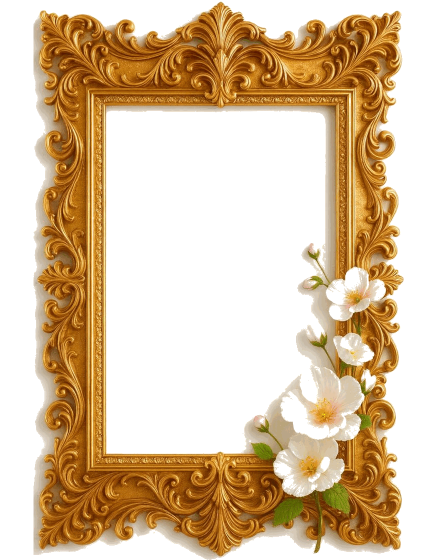
#> input picture living-invite-ar/assets/frame-baroque.png, 880 x 1120 px (shown at 1/2 size)
$ python -i tools_make_frame.py   (imports and definitions only)
#> lines starting #> are read from the running program, lines starting #| are printed output that depends on the picture; after the words box and inside, x2 and y2 are one past the last pixel; in counts of white or black regions, pixels touching at a corner belong together
#> further down, picture is the input picture: PIL image 880x1120 P; mean R, G, B, A 85.4, 60.7, 29.6, 121.5
#!/usr/bin/env python3
"""
make a Living-Invite frame from any artwork.

USAGE:
  python3 tools_make_frame.py INPUT.jpg OUTPUT_NAME --mode cutout
  python3 tools_make_frame.py INPUT.jpg OUTPUT_NAME --mode backdrop

modes:
  cutout   -> removes near-white background + center (for ornate frames photographed
              on white). Result: only the frame art is opaque; room shows around & through.
  backdrop -> keeps the full artwork opaque (decorated card) and cuts a center window
              so the photo/video shows through. Room shows only around the card edges.

output: assets/frame-OUTPUT_NAME.png  (880x1120, transparent window 800x1040 centred)
then set  "frame": "OUTPUT_NAME"  in a card's config.json  (or test with ?frame=OUTPUT_NAME)
"""
import sys, os, argparse
from PIL import Image, ImageDraw, ImageFilter
import numpy as np

W,H=880,1120

def fit_height_pad(im):
    r=im.width/im.height; nh=H; nw=int(H*r)
    im=im.resize((nw,nh),Image.LANCZOS)
    c=Image.new("RGBA",(W,H),(0,0,0,0)); c.alpha_composite(im,((W-nw)//2,(H-nh)//2)); return c

def fit_cover(im):
    r=im.width/im.height; tr=W/H
#> after `r = im.width / im.height`: r = 0.786
    if r>tr: nh=H; nw=int(H*r)
    else: nw=W; nh=int(W/r)
#> after `nh = int(W / r)`: nh = 1120
    im=im.resize((nw,nh),Image.LANCZOS); x=(nw-W)//2; y=(nh-H)//2
#> after `y = (nh - H) // 2`: y = 0
    return im.crop((x,y,x+W,y+H))

def cutout(im):
    im=im.convert("RGBA"); px=im.load(); w,h=im.size
    for y in range(h):
        for x in range(w):
            r,g,b,a=px[x,y]; mx,mn=max(r,g,b),min(r,g,b)
            if mn>=205 and (mx-mn)<=38: px[x,y]=(r,g,b,0)
    return fit_height_pad(im)

def backdrop(im, win_w=560, win_h=820, nudge_y=20, ogee=True):
    out=fit_cover(im.convert("RGBA"))
    win=Image.new("L",(W,H),0); d=ImageDraw.Draw(win)
#> after `win = Image.new('L', (W, H), 0)`: win: PIL image 880x1120 L; every value is 0
    x0=(W-win_w)//2; y0=(H-win_h)//2+nudge_y
    d.rounded_rectangle([x0,y0,x0+win_w,y0+win_h],radius=90,fill=255)
    if ogee: d.polygon([(x0+40,y0+win_h-40),(x0+win_w-40,y0+win_h-40),(W//2,y0+win_h+70)],fill=255)
    win=win.filter(ImageFilter.GaussianBlur(1))
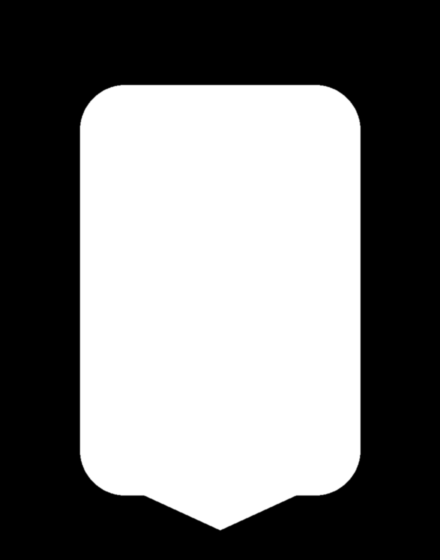
#> win: PIL image 880x1120 L (shown at 1/2 size); min 0, max 255, mean 120.1
    r,g,b,a=out.split(); aa=np.array(a); aa[np.array(win)>128]=0
#> after `r, g, b, a = out.split()`:
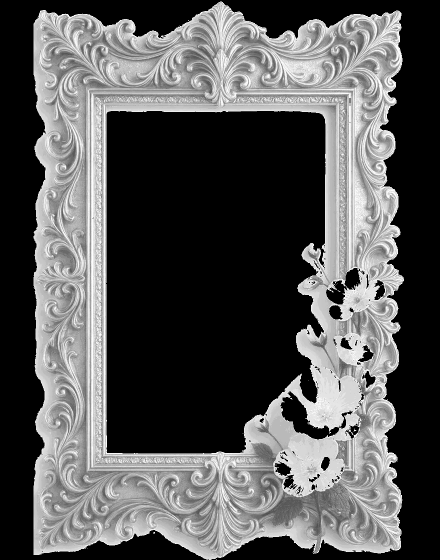
#> r: PIL image 880x1120 L (shown at 1/2 size); min 0, max 254, mean 85.4
#> after `r, g, b, a = out.split()`:
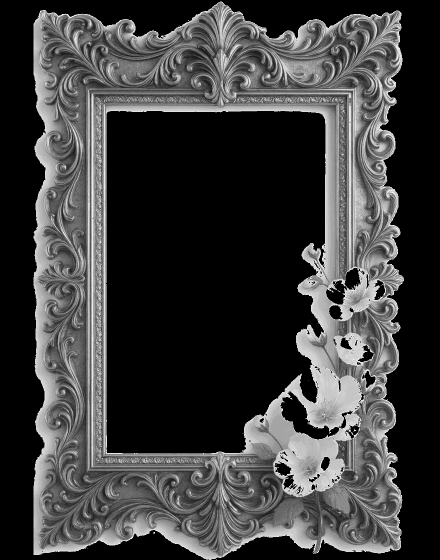
#> g: PIL image 880x1120 L (shown at 1/2 size); min 0, max 254, mean 60.7
#> after `r, g, b, a = out.split()`:
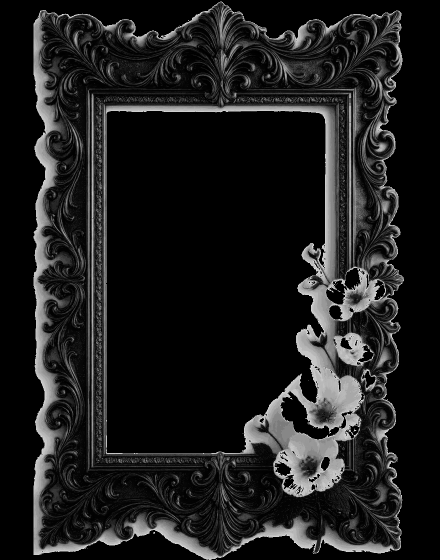
#> b: PIL image 880x1120 L (shown at 1/2 size); min 0, max 254, mean 29.6
#> after `r, g, b, a = out.split()`:
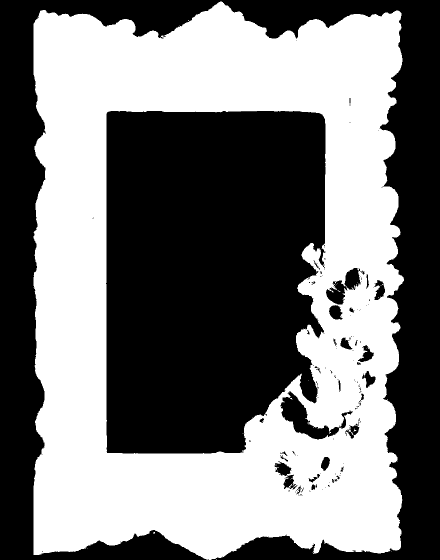
#> a: PIL image 880x1120 L (shown at 1/2 size); 47.6% white; 30 white regions (29 under 20 px), largest, box (x1, y1, x2, y2) and area: (67, 3, 808, 1120) 469342
#> after `aa[np.array(win) > 128] = 0`:
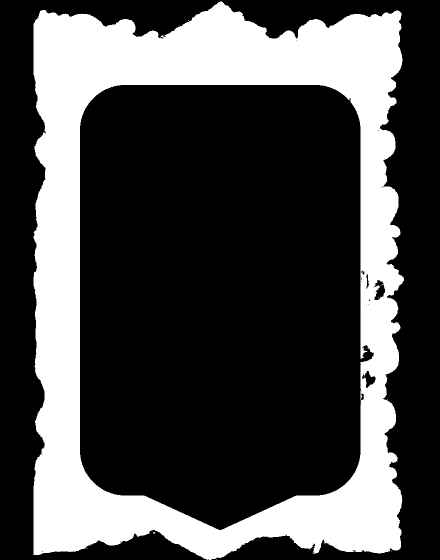
#> aa: shape (1120, 880) (shown at 1/2 size); 29.2% white; 12 white regions (11 under 20 px), largest, box (x1, y1, x2, y2) and area: (67, 3, 808, 1120) 287373
    return Image.merge("RGBA",(r,g,b,Image.fromarray(aa)))
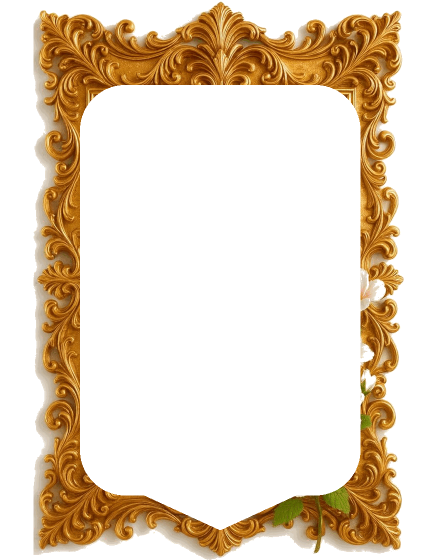
#> returned value: PIL image 880x1120 RGBA (shown at 1/2 size); mean R, G, B, A 85.4, 60.7, 29.6, 74.4; transparent parts drawn white

def compress(im, name, colors=255):
    p=f"assets/frame-{name}.png"; r,g,b,a=im.split()
    q=Image.merge("RGB",(r,g,b)).quantize(colors=colors,method=Image.FASTOCTREE,dither=Image.NONE)
    arr=np.array(q); arr[np.array(a)<128]=colors
    q2=Image.fromarray(arr,mode="P"); q2.putpalette(q.getpalette()[:colors*3]+[0,0,0])
    q2.info["transparency"]=colors; q2.save(p,optimize=True,transparency=colors)
    return os.path.getsize(p)//1024

# [13 lines not run here, left out]

>>> from PIL import Image
>>> picture = Image.open('assets/frame-baroque.png')
>>> result = backdrop(picture)

$ run again, on living-invite-ar/assets/frame-emerald-gold.png
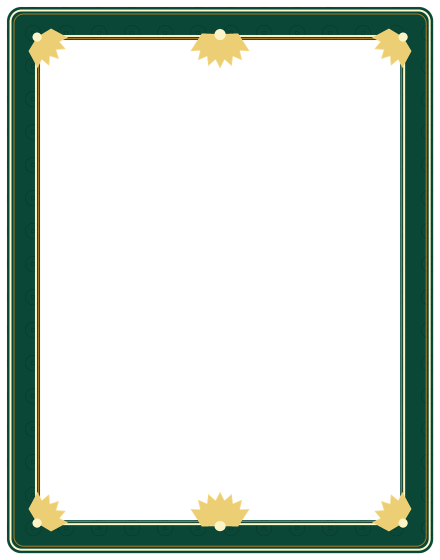
#> input picture living-invite-ar/assets/frame-emerald-gold.png, 880 x 1120 px (shown at 1/2 size)
#> picture is the input picture: PIL image 880x1120 RGBA; mean R, G, B, A 17, 27.7, 20, 65.4
#> in backdrop, `r, g, b, a = out.split()`:
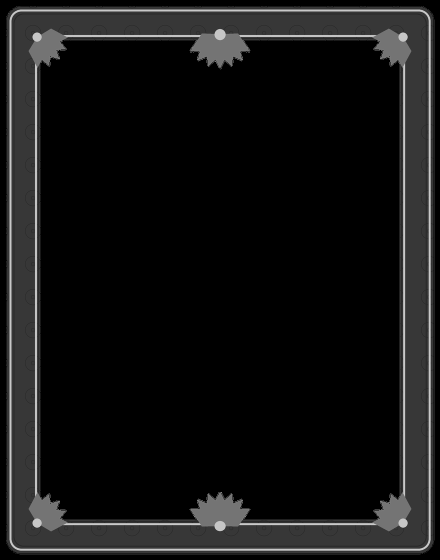
#> b: PIL image 880x1120 L (shown at 1/2 size); min 0, max 255, mean 20
#> in backdrop, `aa[np.array(win) > 128] = 0`:
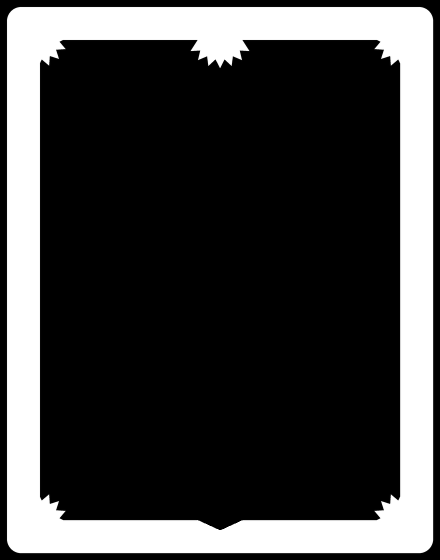
#> aa: shape (1120, 880) (shown at 1/2 size); min 0, max 255, mean 64.2
